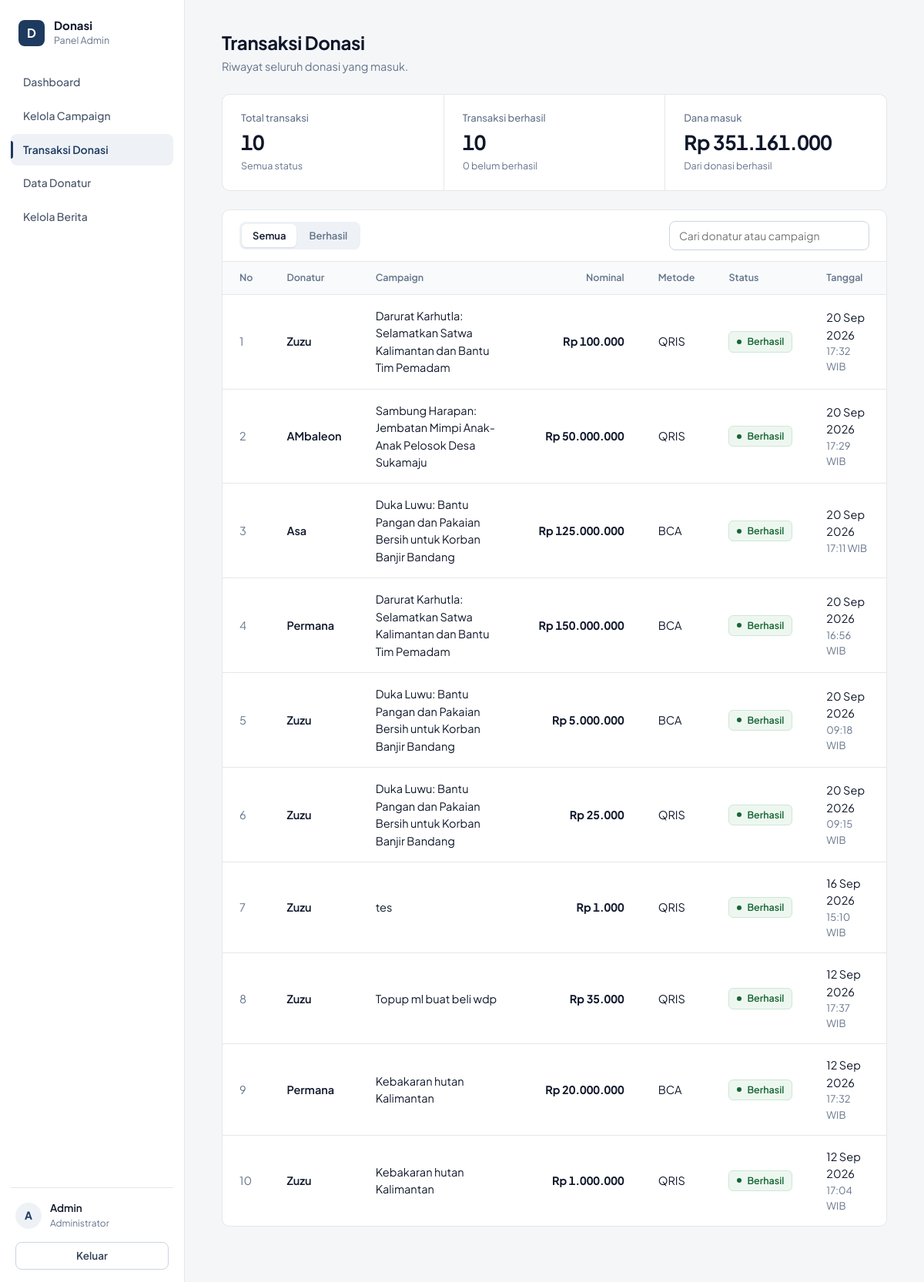
The page /admin/transaksi.php (signed in) on the database its author committed.
### tables this page shows
CREATE TABLE `donasi` (
  `id_donasi` int(10) UNSIGNED NOT NULL,
  `id_donatur` int(10) UNSIGNED NOT NULL,
  `id_campaign` int(10) UNSIGNED NOT NULL,
  `nominal` decimal(15,2) NOT NULL,
  `metode_pembayaran` enum('QRIS','BCA','DANA') NOT NULL,
  `status` enum('Menunggu','Berhasil','Kadaluarsa') NOT NULL DEFAULT 'Menunggu',
  `tanggal_donasi` datetime NOT NULL DEFAULT current_timestamp()
);

CREATE TABLE `donatur` (
  `id_donatur` int(10) UNSIGNED NOT NULL,
  `nama` varchar(100) NOT NULL,
  `email` varchar(100) NOT NULL,
  `password` varchar(255) NOT NULL,
  `no_hp` varchar(20) DEFAULT NULL,
  `alamat` text DEFAULT NULL
);

CREATE TABLE `campaign` (
  `id_campaign` int(10) UNSIGNED NOT NULL,
  `id_admin` int(10) UNSIGNED NOT NULL,
  `judul` varchar(150) NOT NULL,
  `deskripsi` text NOT NULL,
  `target_donasi` decimal(15,2) NOT NULL,
  `dana_terkumpul` decimal(15,2) NOT NULL DEFAULT 0.00,
  `gambar` varchar(255) DEFAULT NULL,
  `tanggal_mulai` date NOT NULL,
  `tanggal_batas` date NOT NULL,
  `status` enum('Aktif','Selesai','Ditutup') NOT NULL DEFAULT 'Aktif'
);

### admin/transaksi.php (the view, shortened to what this page needs)
<?php
require_once "../config/database.php";
if (!function_exists("e")) {
    function e($nilai)
    {
        return htmlspecialchars((string) $nilai, ENT_QUOTES, "UTF-8");
    }
}
if (!function_exists("rupiah")) {
    function rupiah($angka)
    {
        return "Rp " . number_format((float) $angka, 0, ",", ".");
    }
}
if (!function_exists("tgl_indo")) {
    function tgl_indo($tanggal)
    {
        $ts = strtotime($tanggal);
        $bulan = [
            1 => "Jan", "Feb", "Mar", "Apr", "Mei", "Jun",
            "Jul", "Agu", "Sep", "Okt", "Nov", "Des"
        ];
        return date("j", $ts) . " " . $bulan[(int) date("n", $ts)] . " " . date("Y", $ts);
    }
}
if (!function_exists("jam_indo")) {
    function jam_indo($tanggal)
    {
        $ts = strtotime($tanggal);
        return $ts ? date("H:i", $ts) . " WIB" : "";
    }
}
if (!function_exists("kelas_status")) {
    function kelas_status($status)
    {
        $s = strtolower(trim($status));
        if (in_array($s, ["berhasil", "sukses", "success", "lunas", "paid", "selesai"])) {
            return "badge-aktif";
        }
        return "badge-tutup";
    }
}
$query = $pdo->prepare("
    SELECT
        donasi.id_donasi,
        donatur.nama AS nama_donatur,
        campaign.judul AS judul_campaign,
        donasi.nominal,
        donasi.metode_pembayaran,
        donasi.status,
        donasi.tanggal_donasi
    FROM donasi
    INNER JOIN donatur
        ON donasi.id_donatur = donatur.id_donatur
    INNER JOIN campaign
        ON donasi.id_campaign = campaign.id_campaign
    ORDER BY donasi.id_donasi DESC
");
$query->execute();
$transaksi = $query->fetchAll(PDO::FETCH_ASSOC);
$total_transaksi = count($transaksi);
$jumlah_berhasil = 0;
$dana_berhasil   = 0;
$daftar_status   = [];
foreach ($transaksi as $t) {
    $status = strtolower(trim($t["status"]));
    if (!in_array($status, $daftar_status)) {
        $daftar_status[] = $status;
    }
    if ($status === "berhasil") {
        $jumlah_berhasil++;
        $dana_berhasil += (float) $t["nominal"];
    }
}
?>
<!DOCTYPE html>
<html lang="id">
<head>
</head>
<body>
<?php require_once "../includes/sidebar_admin.php"; ?>
<main class="main">
<div class="wrap">
    <div class="page-head">
        <div>
            <h1>Transaksi Donasi</h1>
            <p>Riwayat seluruh donasi yang masuk.</p>
        </div>
    </div>
    <section class="stats cols-3" aria-label="Ringkasan">
        <div class="stat">
            <div class="stat-label">Total transaksi</div>
            <div class="stat-value" data-count="<?= (int) $total_transaksi ?>"><?= number_format($total_transaksi, 0, ",", ".") ?></div>
            <div class="stat-note">Semua status</div>
        </div>
        <div class="stat">
            <div class="stat-label">Transaksi berhasil</div>
            <div class="stat-value" data-count="<?= (int) $jumlah_berhasil ?>"><?= number_format($jumlah_berhasil, 0, ",", ".") ?></div>
            <div class="stat-note"><?= (int) ($total_transaksi - $jumlah_berhasil) ?> belum berhasil</div>
        </div>
        <div class="stat">
            <div class="stat-label">Dana masuk</div>
            <div class="stat-value<?= strlen(rupiah($dana_berhasil)) > 15 ? ' long' : '' ?>" data-count="<?= (int) $dana_berhasil ?>" data-prefix="Rp "><?= rupiah($dana_berhasil) ?></div>
            <div class="stat-note">Dari donasi berhasil</div>
        </div>
    </section>
    <section class="panel">
        <?php if ($total_transaksi > 0): ?>
            <div class="toolbar" data-table="tabel-transaksi">
                <div class="segmented" data-filter-status>
                    <button type="button" class="active" data-value="">Semua</button>
                    <?php foreach ($daftar_status as $st): ?>
                        <button type="button" data-value="<?= e($st) ?>"><?= e(ucfirst($st)) ?></button>
                    <?php endforeach; ?>
                </div>
                <input
                    type="search"
                    class="search"
                    placeholder="Cari donatur atau campaign"
                    aria-label="Cari transaksi"
                    data-search
                >
            </div>
            <div class="table-wrap">
                <table class="data" id="tabel-transaksi">
                    <thead>
                        <tr>
                            <th>No</th>
                            <th>Donatur</th>
                            <th>Campaign</th>
                            <th class="num">Nominal</th>
                            <th>Metode</th>
                            <th>Status</th>
                            <th>Tanggal</th>
                        </tr>
                    </thead>
                    <tbody>
                        <?php $no = 1; ?>
                        <?php foreach ($transaksi as $data): ?>
                            <tr data-status="<?= e(strtolower(trim($data["status"]))) ?>">
                                <td class="muted">
                                    <?= $no++ ?>
                                </td>
                                <td>
                                    <div class="cell-title"><?= e($data["nama_donatur"]) ?></div>
                                </td>
                                <td>
                                    <?= e($data["judul_campaign"]) ?>
                                </td>
                                <td class="num">
                                    <strong><?= rupiah($data["nominal"]) ?></strong>
                                </td>
                                <td>
                                    <?= e($data["metode_pembayaran"]) ?>
                                </td>
                                <td>
                                    <span class="badge <?= kelas_status($data["status"]) ?>">
                                        <?= e(ucfirst($data["status"])) ?>
                                    </span>
                                </td>
                                <td>
                                    <div><?= tgl_indo($data["tanggal_donasi"]) ?></div>
                                    <?php if (jam_indo($data["tanggal_donasi"]) !== ""): ?>
                                        <div class="small muted"><?= e(jam_indo($data["tanggal_donasi"])) ?></div>
                                    <?php endif; ?>
                                </td>
                            </tr>
                        <?php endforeach; ?>
                    </tbody>
                </table>
            </div>
        <?php endif; ?>
    </section>
</div>
</main>
</body>
</html>

### admin/transaksi.php (style rules this page uses)
:root { --bg: #f5f6f8; --surface: #ffffff; --ink: #0f172a; --ink-2: #334155; --muted: #64748b; --line: #e5e7eb; --line-strong: #cbd5e1; --brand: #1e3a5f; --brand-strong: #152b47; --brand-soft: #eef2f7; --ok: #166534; --ok-soft: #edf7f0; --ok-line: #cfe6d7; --danger: #b42318; --danger-soft: #fdf1ef; --danger-line: #f1c3bd; --warn: #92400e; --r-panel: 10px; --r-control: 8px; --font: "Plus Jakarta Sans", system-ui, -apple-system, "Segoe UI", Roboto, Arial, sans-serif; }
*, *::before, *::after { box-sizing: border-box; }
body { background: var(--bg); color: var(--ink); font-family: var(--font); font-size: 14.5px; line-height: 1.55; -webkit-font-smoothing: antialiased; }
h1, h2, h3, p { margin: 0; }
.main { padding: 32px 40px 64px; }
.wrap { max-width: 1180px; }
.page-head { display: flex; justify-content: space-between; align-items: flex-end; flex-wrap: wrap; gap: 16px; margin-bottom: 24px; }
.page-head h1 { font-size: 24px; font-weight: 700; letter-spacing: -0.015em; line-height: 1.3; }
.page-head p { margin-top: 4px; color: var(--muted); }
.panel { background: var(--surface); border: 1px solid var(--line); border-radius: var(--r-panel); overflow: hidden; }
.stats + .panel { margin-top: 24px; }
.stats { display: grid; grid-template-columns: repeat(4, 1fr); gap: 1px; background: var(--line); border: 1px solid var(--line); border-radius: var(--r-panel); overflow: hidden; }
.stat { padding: 20px 24px 22px; background: var(--surface); }
.stat-label { color: var(--muted); font-size: 13px; font-weight: 500; }
.stat-value { margin-top: 6px; font-size: 26px; font-weight: 700; letter-spacing: -0.02em; line-height: 1.2; font-variant-numeric: tabular-nums; overflow-wrap: anywhere; }
.stat-note { margin-top: 6px; font-size: 12.5px; color: var(--muted); }
.toolbar { display: flex; align-items: center; justify-content: space-between; flex-wrap: wrap; gap: 12px; padding: 14px 22px; border-bottom: 1px solid var(--line); }
.segmented { display: inline-flex; padding: 3px; gap: 2px; border-radius: var(--r-control); background: #eef1f5; }
.segmented button { height: 30px; padding: 0 14px; border: 0; border-radius: 6px; background: transparent; color: var(--muted); font: 600 13px var(--font); cursor: pointer; transition: background 0.15s, color 0.15s; }
.segmented button.active { background: #fff; color: var(--ink); box-shadow: 0 1px 2px rgba(15, 23, 42, 0.1); }
.search { width: 260px; max-width: 100%; height: 38px; padding: 0 12px; border: 1px solid var(--line-strong); border-radius: var(--r-control); background: #fff; color: var(--ink); font: 400 14px var(--font); transition: border-color 0.15s, box-shadow 0.15s; }
.table-wrap { overflow-x: auto; }
table.data { width: 100%; min-width: 760px; border-collapse: collapse; }
table.data th { padding: 11px 22px; background: #f8fafc; border-bottom: 1px solid var(--line); color: var(--muted); font-size: 12.5px; font-weight: 600; text-align: left; white-space: nowrap; }
table.data td { padding: 16px 22px; border-bottom: 1px solid var(--line); vertical-align: middle; }
table.data tbody tr:last-child td { border-bottom: 0; }
.cell-title { font-weight: 600; color: var(--ink); }
.muted { color: var(--muted); }
.small { font-size: 13px; }
.badge { display: inline-flex; align-items: center; gap: 7px; padding: 3px 10px; border: 1px solid transparent; border-radius: 6px; font-size: 12.5px; font-weight: 600; white-space: nowrap; }
.badge::before { content: ""; width: 6px; height: 6px; border-radius: 50%; background: currentColor; }
.badge-aktif { background: var(--ok-soft); border-color: var(--ok-line); color: var(--ok); }
.stats.cols-3 { grid-template-columns: repeat(3, 1fr); }
table.data td.num, table.data th.num { text-align: right; font-variant-numeric: tabular-nums; white-space: nowrap; }

### includes/sidebar_admin.php (style rules this page uses)
html { padding-left: 240px; }

### rows shown on the page
donasi: id_donatur.nama "Zuzu", id_campaign.judul "Darurat Karhutla: Selamatkan Satwa Kalimantan dan Bantu Tim Pemadam", nominal "Rp 100.000", metode_pembayaran "QRIS", status "Berhasil", tanggal_donasi "20 Sep 2026", tanggal_donasi "17:32 WIB"
donasi: id_donatur.nama "AMbaleon", id_campaign.judul "Sambung Harapan: Jembatan Mimpi Anak-Anak Pelosok Desa Sukamaju", nominal "Rp 50.000.000", metode_pembayaran "QRIS", status "Berhasil", tanggal_donasi "20 Sep 2026", tanggal_donasi "17:29 WIB"
donasi: id_donatur.nama "Asa", id_campaign.judul "Duka Luwu: Bantu Pangan dan Pakaian Bersih untuk Korban Banjir Bandang", nominal "Rp 125.000.000", metode_pembayaran "BCA", status "Berhasil", tanggal_donasi "20 Sep 2026", tanggal_donasi "17:11 WIB"
donasi: id_donatur.nama "Permana", id_campaign.judul "Darurat Karhutla: Selamatkan Satwa Kalimantan dan Bantu Tim Pemadam", nominal "Rp 150.000.000", metode_pembayaran "BCA", status "Berhasil", tanggal_donasi "20 Sep 2026", tanggal_donasi "16:56 WIB"
donasi: id_donatur.nama "Zuzu", id_campaign.judul "Duka Luwu: Bantu Pangan dan Pakaian Bersih untuk Korban Banjir Bandang", nominal "Rp 5.000.000", metode_pembayaran "BCA", status "Berhasil", tanggal_donasi "20 Sep 2026", tanggal_donasi "09:18 WIB"
donasi: id_donatur.nama "Zuzu", id_campaign.judul "Duka Luwu: Bantu Pangan dan Pakaian Bersih untuk Korban Banjir Bandang", nominal "Rp 25.000", metode_pembayaran "QRIS", status "Berhasil", tanggal_donasi "20 Sep 2026", tanggal_donasi "09:15 WIB"
donasi: id_donatur.nama "Zuzu", id_campaign.judul "tes", nominal "Rp 1.000", metode_pembayaran "QRIS", status "Berhasil", tanggal_donasi "16 Sep 2026", tanggal_donasi "15:10 WIB"
donasi: id_donatur.nama "Zuzu", id_campaign.judul "Topup ml buat beli wdp", nominal "Rp 35.000", metode_pembayaran "QRIS", status "Berhasil", tanggal_donasi "12 Sep 2026", tanggal_donasi "17:37 WIB"
donasi: id_donatur.nama "Permana", id_campaign.judul "Kebakaran hutan Kalimantan", nominal "Rp 20.000.000", metode_pembayaran "BCA", status "Berhasil", tanggal_donasi "12 Sep 2026", tanggal_donasi "17:32 WIB"
donasi: id_donatur.nama "Zuzu", id_campaign.judul "Kebakaran hutan Kalimantan", nominal "Rp 1.000.000", metode_pembayaran "QRIS", status "Berhasil", tanggal_donasi "12 Sep 2026", tanggal_donasi "17:04 WIB"

### other values the page prints
$item[1] "Dashboard"
$item[1] "Kelola Campaign"
$item[1] "Transaksi Donasi"
$item[1] "Data Donatur"
$item[1] "Kelola Berita"
$inisial "A"
$nama_admin "Admin"
$total_transaksi "10"
$jumlah_berhasil "10"
$total_transaksi - $jumlah_berhasil "0"
$st "Berhasil"
